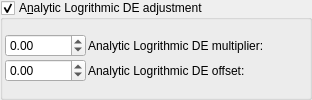
       <widget class="MyGroupBox" name="groupCheck_transf_function_enabledy_false">
        <property name="toolTip">
         <string/>
        </property>
        <property name="title">
         <string>A&amp;nalytic Logrithmic DE adjustment</string>
        </property>
        <property name="checkable">
         <bool>true</bool>
        </property>
        <layout class="QVBoxLayout" name="verticalLayout_52">
         <property name="spacing">
          <number>2</number>
         </property>
         <property name="leftMargin">
          <number>2</number>
         </property>
         <property name="topMargin">
          <number>2</number>
         </property>
         <property name="rightMargin">
          <number>2</number>
         </property>
         <property name="bottomMargin">
          <number>2</number>
         </property>
         <item>
          <layout class="QGridLayout" name="gridLayout_26">
           <property name="spacing">
            <number>2</number>
           </property>
           <item row="0" column="0">
            <widget class="MyDoubleSpinBox" name="spinbox_transf_scale_1">
             <property name="sizePolicy">
              <sizepolicy hsizetype="Minimum" vsizetype="Maximum">
               <horstretch>0</horstretch>
               <verstretch>0</verstretch>
              </sizepolicy>
             </property>
             <property name="prefix">
              <string/>
             </property>
             <property name="suffix">
              <string/>
             </property>
             <property name="decimals">
              <number>2</number>
             </property>
             <property name="minimum">
              <double>-36000.000000000000000</double>
             </property>
             <property name="maximum">
              <double>36000.000000000000000</double>
             </property>
             <property name="singleStep">
              <double>0.100000000000000</double>
             </property>
            </widget>
           </item>
           <item row="0" column="1">
            <widget class="QLabel" name="label_176">
             <property name="text">
              <string>Analytic Logrithmic DE multiplier: </string>
             </property>
            </widget>
           </item>
           <item row="0" column="2">
            <spacer name="horizontalSpacer">
             <property name="orientation">
              <enum>Qt::Horizontal</enum>
             </property>
             <property name="sizeHint" stdset="0">
              <size>
               <width>40</width>
               <height>20</height>
              </size>
             </property>
            </spacer>
           </item>
           <item row="1" column="1">
            <widget class="QLabel" name="label_177">
             <property name="text">
              <string>Analytic Logrithmic DE offset: </string>
             </property>
            </widget>
           </item>
           <item row="1" column="0">
            <widget class="MyDoubleSpinBox" name="spinbox_transf_offset_1">
             <property name="sizePolicy">
              <sizepolicy hsizetype="Minimum" vsizetype="Maximum">
               <horstretch>0</horstretch>
               <verstretch>0</verstretch>
              </sizepolicy>
             </property>
             <property name="prefix">
              <string/>
             </property>
             <property name="suffix">
              <string/>
             </property>
             <property name="decimals">
              <number>2</number>
             </property>
             <property name="minimum">
              <double>-36000.000000000000000</double>
             </property>
             <property name="maximum">
              <double>36000.000000000000000</double>
             </property>
             <property name="singleStep">
              <double>0.100000000000000</double>
             </property>
            </widget>
           </item>
          </layout>
         </item>
        </layout>
       </widget>
